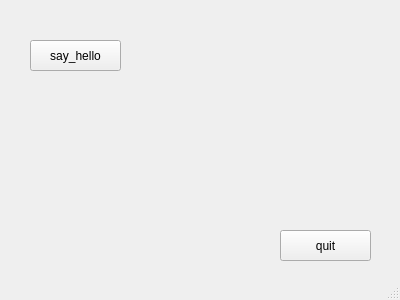
<?xml version="1.0" encoding="UTF-8"?>
<ui version="4.0">
 <class>MainWindow</class>
 <widget class="QMainWindow" name="MainWindow">
  <property name="geometry">
   <rect>
    <x>0</x>
    <y>0</y>
    <width>400</width>
    <height>300</height>
   </rect>
  </property>
  <property name="windowTitle">
   <string>Test</string>
  </property>
  <widget class="QWidget" name="centralwidget">
   <widget class="QPushButton" name="Button1">
    <property name="geometry">
     <rect>
      <x>30</x>
      <y>40</y>
      <width>91</width>
      <height>31</height>
     </rect>
    </property>
    <property name="text">
     <string>say_hello</string>
    </property>
   </widget>
   <widget class="QPushButton" name="quit">
    <property name="geometry">
     <rect>
      <x>280</x>
      <y>230</y>
      <width>91</width>
      <height>31</height>
     </rect>
    </property>
    <property name="text">
     <string>quit</string>
    </property>
   </widget>
  </widget>
  <widget class="QStatusBar" name="statusbar"/>
 </widget>
 <resources/>
 <connections>
  <connection>
   <sender>quit</sender>
   <signal>clicked()</signal>
   <receiver>MainWindow</receiver>
   <slot>close()</slot>
   <hints>
    <hint type="sourcelabel">
     <x>316</x>
     <y>241</y>
    </hint>
    <hint type="destinationlabel">
     <x>199</x>
     <y>203</y>
    </hint>
   </hints>
  </connection>
 </connections>
</ui>
